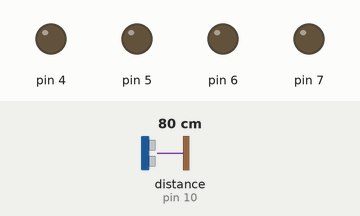
This sketch was run on a simulated Arduino Uno, built with avr-gcc and run on an emulated ATmega328P. Shown: output pins drawn as LEDs (lit = HIGH). Wiring (inferred from the names in the program): ultrasonic range finder: trigger pin 11; echo pin 10. The test bench sets the inputs (shaded band); at power-on: distance to the obstacle (sensor on pin 10) 80 cm. The echo pulse lasts 58.3 µs per cm; pins used as bus, display or sensor lines are not drawn; what the sketch prints to the serial monitor is not drawn.

Above: at 1.2 s.
1.3 s: distance to the obstacle (sensor on pin 10) set to 12 cm
2.8 s: distance to the obstacle (sensor on pin 10) set to 9 cm
At 4.0 s:
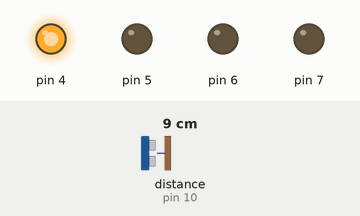
4.3 s: distance to the obstacle (sensor on pin 10) set to 6 cm
At 5.2 s:
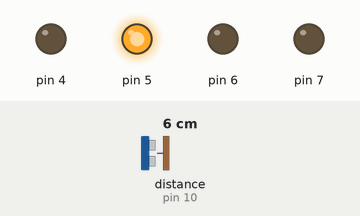
5.8 s: distance to the obstacle (sensor on pin 10) set to 2 cm
At 6.3 s:
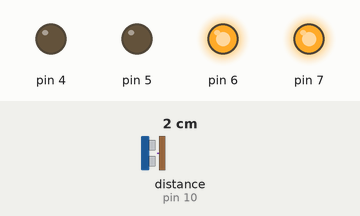
7.3 s: distance to the obstacle (sensor on pin 10) set to 4 cm
At 8.5 s:
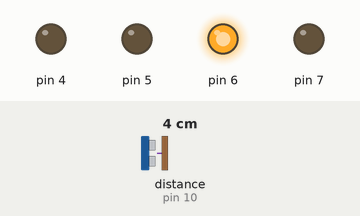
8.8 s: distance to the obstacle (sensor on pin 10) set to 18 cm
At 9.8 s:
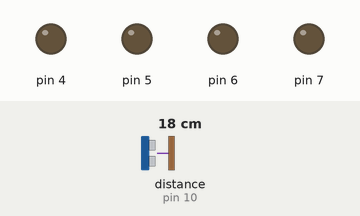
Timing chart, 0 to 11.3 s (numbered marks = the images above; inputs shaded):
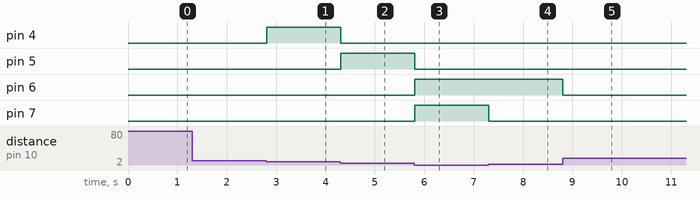

Measured:
- the behaviour switches between 11 and 10 cm on distance to the obstacle (sensor on pin 10) (found by bisection; images 0 and 1)
- the behaviour switches between 8 and 7 cm on distance to the obstacle (sensor on pin 10) (found by bisection; images 1 and 2)
- after the input at 2.8 s, pin 4: LOW → HIGH at once
- after the input at 4.3 s, pin 4: HIGH → LOW at once; pin 5: LOW → HIGH at once
- after the input at 5.8 s, pin 5: HIGH → LOW at once; pin 6, pin 7: LOW → HIGH at once
- after the input at 7.3 s, pin 7: HIGH → LOW at once
- after the input at 8.8 s, pin 6: HIGH → LOW at once

The sketch:

WATER_LEVEL_DETECTOR_WITH_ULTRASONIC_SENSOR.ino
```cpp
int trigPin = 11;      // trig pin of HC-SR04
int echoPin = 10;     // Echo pin of HC-SR04
long duration, distance;

void setup() {

  // start the serial console
  Serial.begin(9600);
  pinMode(4, OUTPUT);
  pinMode(5, OUTPUT);
  pinMode(6, OUTPUT);
  pinMode(7, OUTPUT);
  pinMode(trigPin, OUTPUT);         // set trig pin as output
  pinMode(echoPin, INPUT);          //set echo pin as input to capture reflected waves

  Serial.begin(9600);
}

void loop() {

  digitalWrite(trigPin, LOW);
  delayMicroseconds(2);
  digitalWrite(trigPin, HIGH);     // send waves for 10 us
  delayMicroseconds(10);
  digitalWrite(trigPin, LOW);
  duration = pulseIn(echoPin, HIGH); // receive reflected waves
  distance = duration / 58.2;   // convert to distance
  Serial.println(distance);

 if (distance < 10  && distance >= 7) {
    digitalWrite(4, HIGH);
    digitalWrite(5, LOW);
    digitalWrite(6, LOW);
    digitalWrite(7, LOW);
  } else if (distance < 7 && distance >= 4) {
    digitalWrite(4, LOW);
    digitalWrite(5, HIGH);
    digitalWrite(6, LOW);
    digitalWrite(7, LOW);
  } else if (distance < 4 && distance >= 3) {
    digitalWrite(4, LOW);
    digitalWrite(5, LOW);
    digitalWrite(6, HIGH);
    digitalWrite(7, LOW);
  } else if(distance < 3){
    digitalWrite(4, LOW);
    digitalWrite(5, LOW);
    digitalWrite(6, HIGH);
    digitalWrite(7, HIGH);
  }
  else {
    digitalWrite(4, LOW);
    digitalWrite(5, LOW);
    digitalWrite(6, LOW);
    digitalWrite(7, LOW);
  }
}
```
